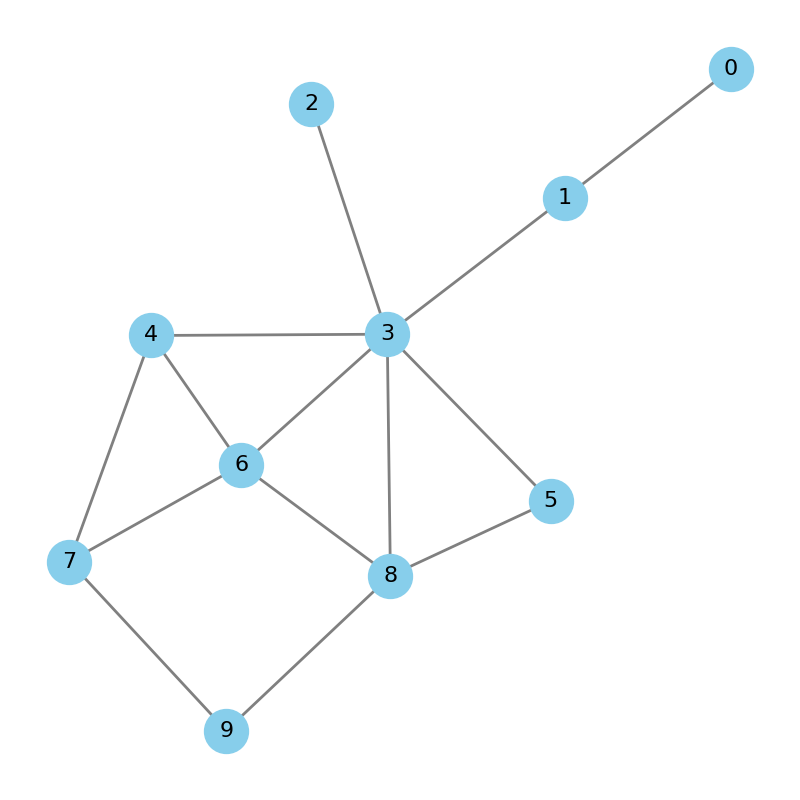

Generate this figure with Python:
import networkx as nx
import numpy as np
import matplotlib.pyplot as plt

# Matriz de adyacencias como una lista de listas
adj_matrix_list = [
    [0, 1, 0, 0, 0, 0, 0, 0, 0, 0],
    [1, 0, 0, 1, 0, 0, 0, 0, 0, 0],
    [0, 0, 0, 1, 0, 0, 0, 0, 0, 0],
    [0, 1, 1, 0, 1, 1, 1, 0, 1, 0],
    [0, 0, 0, 1, 0, 0, 1, 1, 0, 0],
    [0, 0, 0, 1, 0, 0, 0, 0, 1, 0],
    [0, 0, 0, 1, 1, 0, 0, 1, 1, 0],
    [0, 0, 0, 0, 1, 0, 1, 0, 0, 1],
    [0, 0, 0, 1, 0, 1, 1, 0, 0, 1],
    [0, 0, 0, 0, 0, 0, 0, 1, 1, 0]
]

# Convertir la lista a un array de NumPy
adj_matrix = np.array(adj_matrix_list)

# Crear un grafo a partir de la matriz
G = nx.from_numpy_array(adj_matrix)

# --------------------------------------------------
## ANÁLISIS DE LA RED
# --------------------------------------------------

# 1. Calcular el grado de cada vértice.
grados_de_vertices = G.degree()
print("Grado de cada vértice (Nodo, Grado):")
print(list(grados_de_vertices))

# 2. Escribir la secuencia de grados.
secuencia_de_grados = sorted([d for n, d in grados_de_vertices], reverse=True)
print("\nSecuencia de grados (ordenada de mayor a menor):")
print(secuencia_de_grados)

# 3. Encontrar el diámetro de la red.
if nx.is_connected(G):
    diametro = nx.diameter(G)
    print(f"\nLa red está conectada.")
    print(f"El diámetro de la red es: {diametro}")
else:
    print("\nLa red no está conectada, por lo que no se puede calcular un único diámetro.")

# 4. Calcular y mostrar todas las distancias entre vértices.
print("\nDistancias entre todos los pares de nodos (caminos más cortos):")
# Esto genera un diccionario donde cada nodo es una clave
# y su valor es otro diccionario con las distancias a los demás nodos.
distancias = dict(nx.all_pairs_shortest_path_length(G))
for nodo_origen, destinos in distancias.items():
    print(f"  Distancias desde el nodo {nodo_origen}: {destinos}")

    # ... después de calcular 'diametro' y 'distancias' ...

print(f"\nBuscando los pares de nodos que definen el diámetro ({diametro}):")
for origen, destinos in distancias.items():
    for destino, distancia in destinos.items():
        # Buscamos la distancia que sea igual al diámetro
        if distancia == diametro:
            # Imprimimos solo una vez cada par (ej. 0-7 y no también 7-0)
            if origen < destino:
                print(f"  - La distancia entre el nodo {origen} y el nodo {destino} es {diametro}.")


# --------------------------------------------------
## SECCIÓN DE DIBUJO DEL GRAFO
# --------------------------------------------------

# Generar las posiciones de los nodos
pos = nx.kamada_kawai_layout(G)

# Dibujar el grafo
plt.figure(figsize=(8, 8))
nx.draw(
    G,
    pos,
    with_labels=True,
    node_color='skyblue',
    node_size=1200,
    font_size=16,
    width=2,
    edge_color='gray'
)

# Guardar y mostrar el grafo
plt.title("Grafo con Layout Kamada-Kawai")
plt.savefig("graph_kamada_kawai.png")
plt.show()
